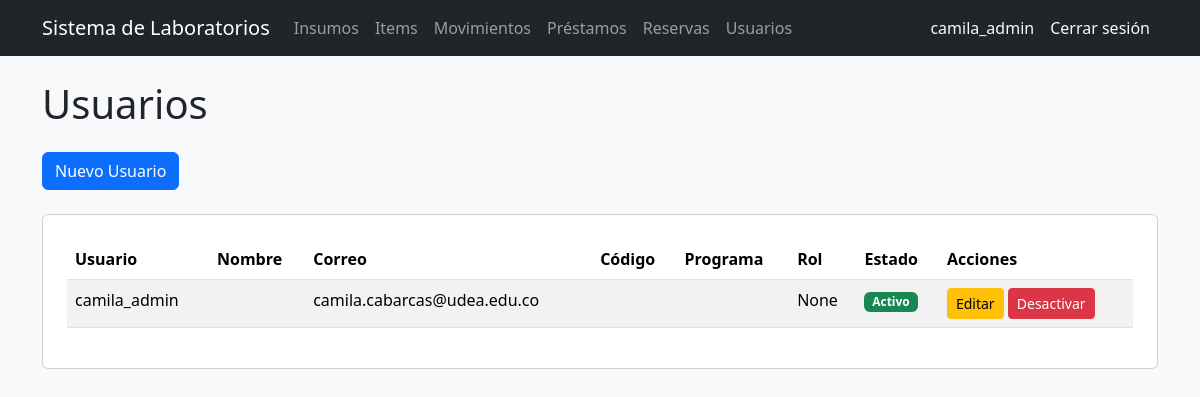
The app's page /usuarios/ (signed in), older data.
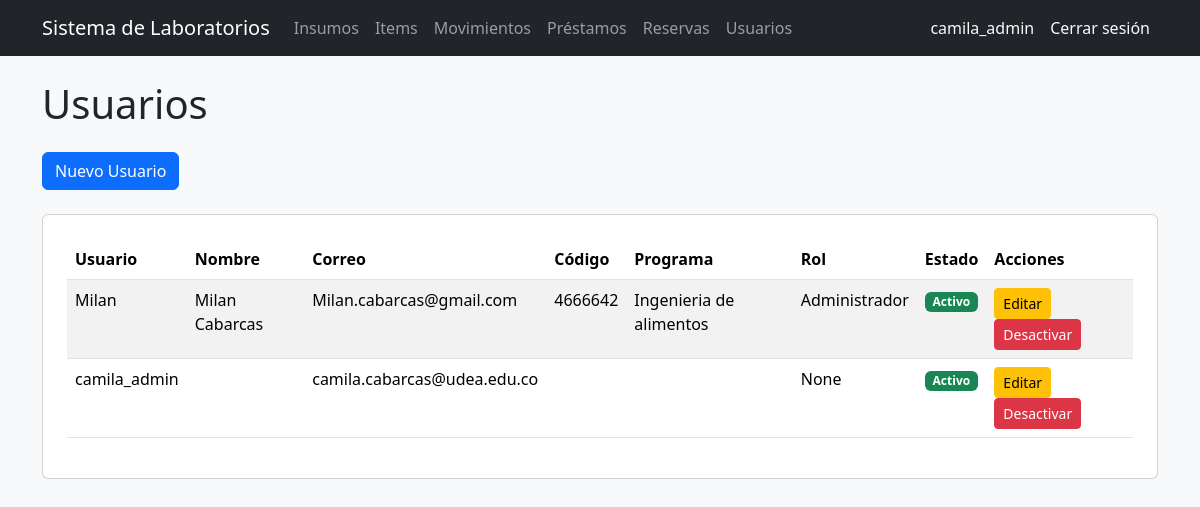
The same page, newer data.
### users/models.py (models this page shows, shortened)
class Usuario(AbstractUser):
    codigo = models.CharField(max_length=50, unique=True, blank=True)
    programa = models.CharField(max_length=100, blank=True)
    rol = models.ForeignKey(
        Rol,
        on_delete=models.CASCADE,
        null=True,
        blank=True
    )

class Rol(models.Model):
    nombre = models.CharField(max_length=100)
    def __str__(self):
        return self.nombre

### users/views.py (the view)
# urls.py: path('', lista_usuarios, name='lista_usuarios'),
@login_required
def lista_usuarios(request):
    usuarios = Usuario.objects.all().order_by('username')
    return render(
        request,
        'users/lista.html',
        {
            'usuarios': usuarios
        }
    )

### templates/users/lista.html
{% extends 'base_general.html' %}
{% block contenido %}
<h1 class="mb-4">Usuarios</h1>
<a href="/usuarios/crear/" class="btn btn-primary mb-4">
    Nuevo Usuario
</a>
<div class="card p-4">
    <table class="table table-striped">
        <thead>
            <tr>
                <th>Usuario</th>
                <th>Nombre</th>
                <th>Correo</th>
                <th>Código</th>
                <th>Programa</th>
                <th>Rol</th>
                <th>Estado</th>
                <th>Acciones</th>
            </tr>
        </thead>
        <tbody>
            {% for usuario in usuarios %}
            <tr>
                <td>{{ usuario.username }}</td>
                <td>{{ usuario.first_name }} {{ usuario.last_name }}</td>
                <td>{{ usuario.email }}</td>
                <td>{{ usuario.codigo }}</td>
                <td>{{ usuario.programa }}</td>
                <td>{{ usuario.rol }}</td>
                <td>
                    {% if usuario.is_active %}
                    <span class="badge bg-success">Activo</span>
                    {% else %}
                    <span class="badge bg-danger">Inactivo</span>
                    {% endif %}
                </td>
                <td>
                    <a
                        href="/usuarios/{{ usuario.id }}/editar/"
                        class="btn btn-warning btn-sm"
                    >
                        Editar
                    </a>
                        <a
                        href="/usuarios/{{ usuario.id }}/desactivar/"
                        class="btn btn-danger btn-sm"
                    >
                        Desactivar
                    </a>
                </td>
            </tr>
            {% endfor %}
        </tbody>
    </table>
</div>
{% endblock %}

### templates/base_general.html (shortened to what this page needs)
<!DOCTYPE html>
<html lang="es">
<head>
    <link
        href="https://cdn.jsdelivr.net/npm/bootstrap@5.3.3/dist/css/bootstrap.min.css"
        rel="stylesheet"
    >
</head>
<body class="bg-light">
    <nav class="navbar navbar-expand-lg navbar-dark bg-dark">
    <div class="container">
        <a class="navbar-brand" href="/">Sistema de Laboratorios</a>
        <div class="navbar-nav">
            <a class="nav-link" href="/inventario/">Insumos</a>
            <a class="nav-link" href="/inventario/items/">Items</a>
            <a class="nav-link" href="/inventario/movimientos/">Movimientos</a>
            <a class="nav-link" href="/prestamos/">Préstamos</a>
            <a class="nav-link" href="/reservas/">Reservas</a>
            <a class="nav-link" href="/usuarios/">Usuarios</a>
        </div>
        <div class="navbar-nav ms-auto">
    {% if user.is_authenticated %}
    <span class="nav-link text-light">{{ user.username }}</span>
    <form method="POST" action="/logout/">
        <button type="submit" class="btn btn-link nav-link text-light">
            Cerrar sesión
        </button>
    </form>
    {% endif %}
</div>
</nav>
    <div class="container mt-4">
        {% block contenido %}
        {% endblock %}
    </div>
</body>
</html>

Row changes from the older to the newer data that the page shows:
added Usuario: username "Milan", first_name "Milan", last_name "Cabarcas", email "Milan.cabarcas@gmail.com", codigo "4666642", programa "Ingenieria de alimentos", rol "Administrador", is_active "Activo"
